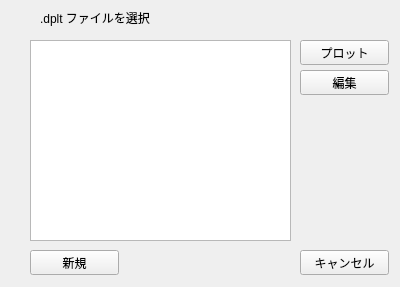
<?xml version="1.0" encoding="UTF-8"?>
<ui version="4.0">
 <author>E.Mogura</author>
 <class>DexcsPlotTool</class>
 <widget class="QWidget" name="DexcsPlotTool">
  <property name="geometry">
   <rect>
    <x>0</x>
    <y>0</y>
    <width>400</width>
    <height>287</height>
   </rect>
  </property>
  <property name="windowTitle">
   <string>Dexcsプロットツール</string>
  </property>
  <widget class="QPushButton" name="plot_Button">
   <property name="geometry">
    <rect>
     <x>300</x>
     <y>40</y>
     <width>89</width>
     <height>25</height>
    </rect>
   </property>
   <property name="text">
    <string>プロット</string>
   </property>
  </widget>
  <widget class="QPushButton" name="edit_Button">
   <property name="geometry">
    <rect>
     <x>300</x>
     <y>70</y>
     <width>89</width>
     <height>25</height>
    </rect>
   </property>
   <property name="text">
    <string>編集</string>
   </property>
  </widget>
  <widget class="QListView" name="listView">
   <property name="geometry">
    <rect>
     <x>30</x>
     <y>40</y>
     <width>261</width>
     <height>201</height>
    </rect>
   </property>
  </widget>
  <widget class="QLabel" name="label">
   <property name="geometry">
    <rect>
     <x>40</x>
     <y>10</y>
     <width>161</width>
     <height>16</height>
    </rect>
   </property>
   <property name="text">
    <string>.dplt ファイルを選択</string>
   </property>
  </widget>
  <widget class="QPushButton" name="cancel_Button">
   <property name="geometry">
    <rect>
     <x>300</x>
     <y>250</y>
     <width>89</width>
     <height>25</height>
    </rect>
   </property>
   <property name="text">
    <string>キャンセル</string>
   </property>
  </widget>
  <widget class="QPushButton" name="new_Button">
   <property name="geometry">
    <rect>
     <x>30</x>
     <y>250</y>
     <width>89</width>
     <height>25</height>
    </rect>
   </property>
   <property name="text">
    <string>新規</string>
   </property>
  </widget>
 </widget>
 <resources/>
 <connections>
  <connection>
   <sender>plot_Button</sender>
   <signal>clicked()</signal>
   <receiver>plot_Button</receiver>
   <slot>click()</slot>
   <hints>
    <hint type="sourcelabel">
     <x>358</x>
     <y>62</y>
    </hint>
    <hint type="destinationlabel">
     <x>358</x>
     <y>62</y>
    </hint>
   </hints>
  </connection>
  <connection>
   <sender>cancel_Button</sender>
   <signal>clicked()</signal>
   <receiver>cancel_Button</receiver>
   <slot>close()</slot>
   <hints>
    <hint type="sourcelabel">
     <x>357</x>
     <y>266</y>
    </hint>
    <hint type="destinationlabel">
     <x>357</x>
     <y>267</y>
    </hint>
   </hints>
  </connection>
  <connection>
   <sender>edit_Button</sender>
   <signal>clicked()</signal>
   <receiver>edit_Button</receiver>
   <slot>click()</slot>
   <hints>
    <hint type="sourcelabel">
     <x>330</x>
     <y>87</y>
    </hint>
    <hint type="destinationlabel">
     <x>330</x>
     <y>87</y>
    </hint>
   </hints>
  </connection>
  <connection>
   <sender>new_Button</sender>
   <signal>clicked()</signal>
   <receiver>new_Button</receiver>
   <slot>click()</slot>
   <hints>
    <hint type="sourcelabel">
     <x>72</x>
     <y>258</y>
    </hint>
    <hint type="destinationlabel">
     <x>72</x>
     <y>258</y>
    </hint>
   </hints>
  </connection>
 </connections>
</ui>
